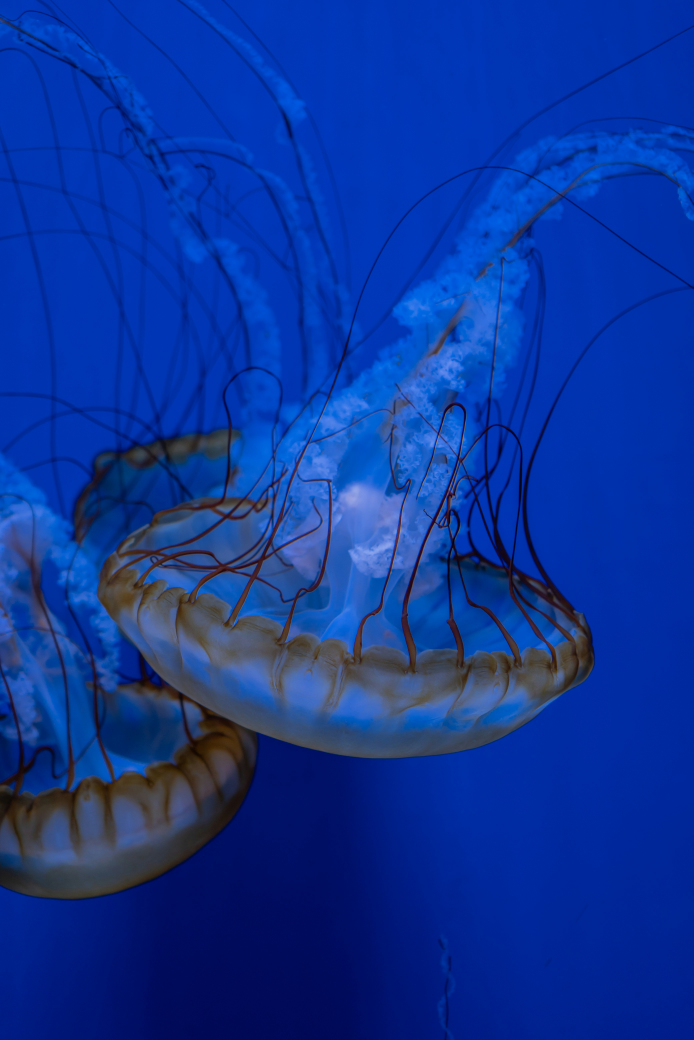
#> input picture image2.jpg, 4160 x 6240 px (shown at 1/6 size)
$ python read.py
#> lines starting #> are read from the running program, lines starting #| are printed output that depends on the picture
import cv2

#this function is used to read the image from location
img1 = cv2.imread('image2.jpg',1)
#> img1 is the input picture: shape (6240, 4160, 3); mean B, G, R 152, 52.6, 11.7
img1 = cv2.resize(img1,(1200,700))
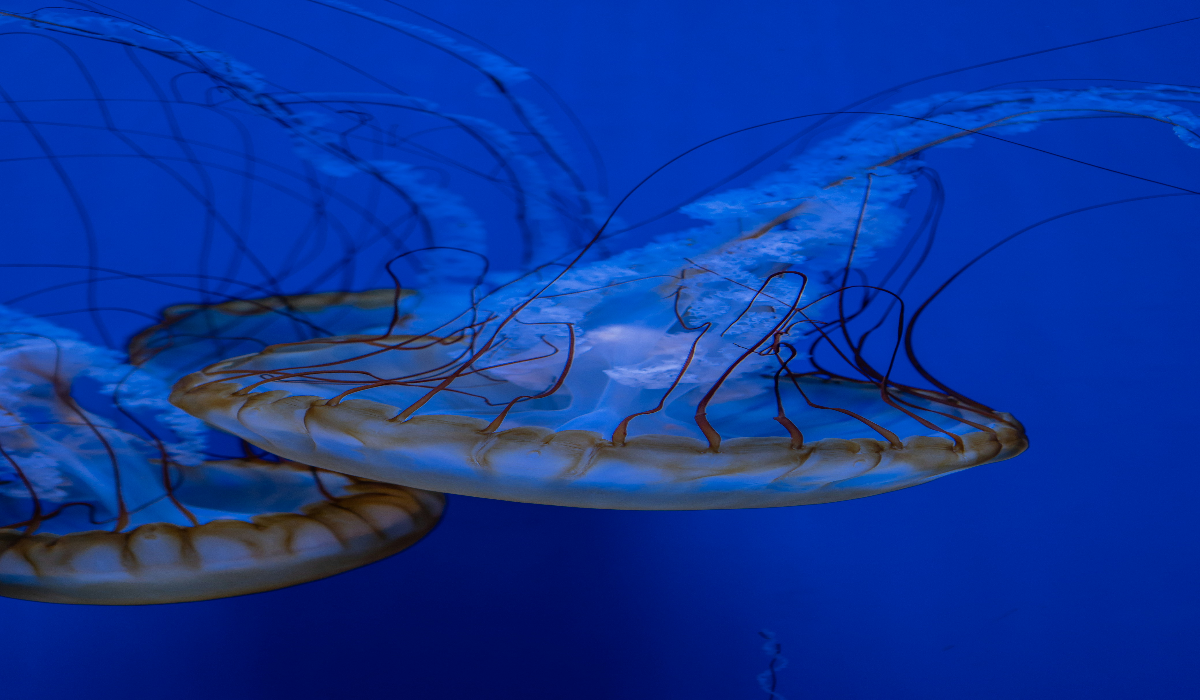
#> img1: shape (700, 1200, 3); mean B, G, R 151.9, 52.4, 11.6

cv2.imshow("read image",img1)


#grayscale, 0
img2 = cv2.imread('image2.jpg', 0)
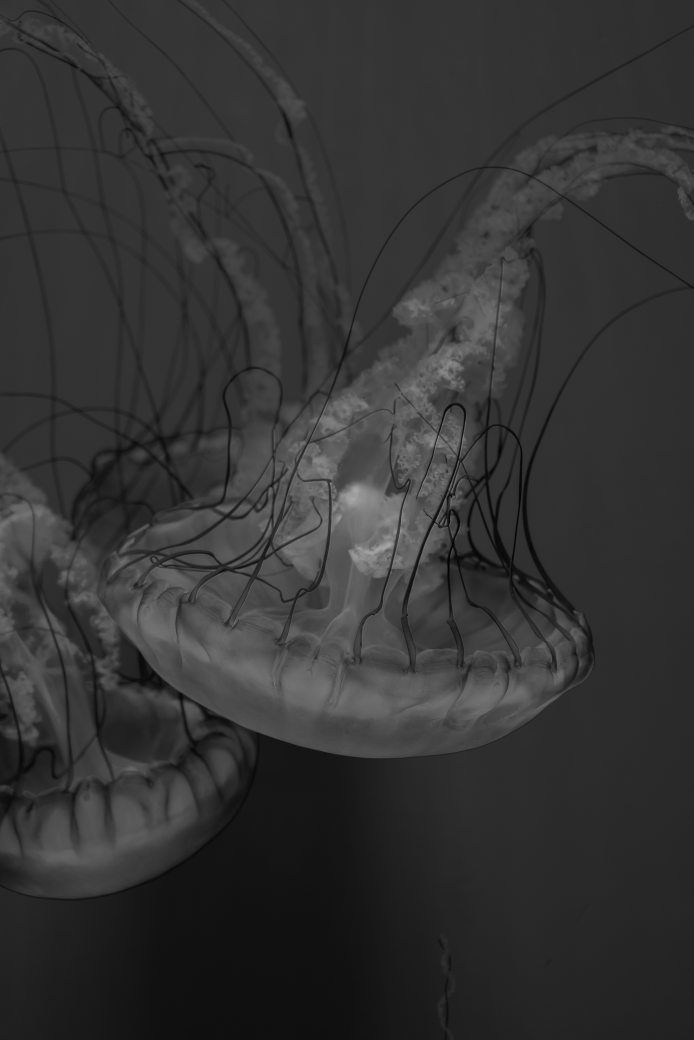
#> img2: shape (6240, 4160) (shown at 1/6 size); min 0, max 173, mean 51.4
img2 = cv2.resize(img2,(1200,700))
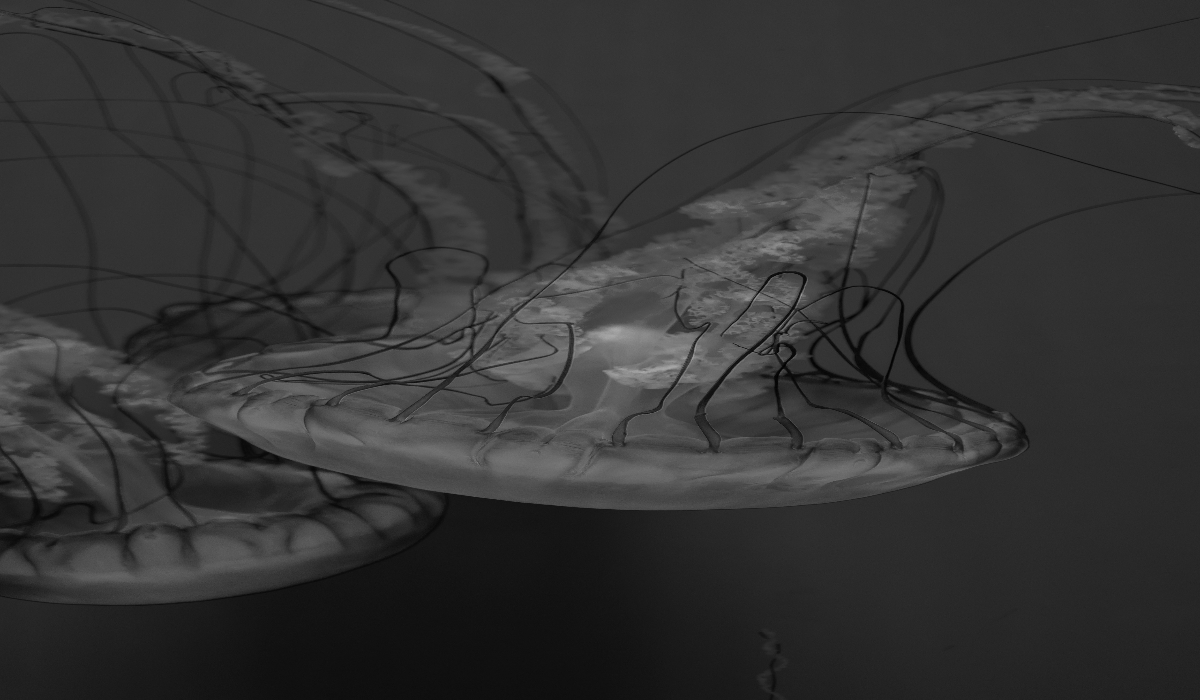
#> img2: shape (700, 1200); min 1, max 168, mean 51.3
cv2.imshow("gray image",img2)
print("gray scale image value==\n",img2)
#> (printed output is left out)


# blur , -1 in imread(image,-1)
img3 = cv2.imread('image2.jpg', -1)
img3 = cv2.resize(img3,(1200,700))
cv2.imshow("unchanged image",img3)
print("image orignal value==\n",img3)
#> (printed output is left out)


cv2.waitKey(0)
cv2.destroyAllWindows()

$ run again, with image1.jpg copied over image2.jpg
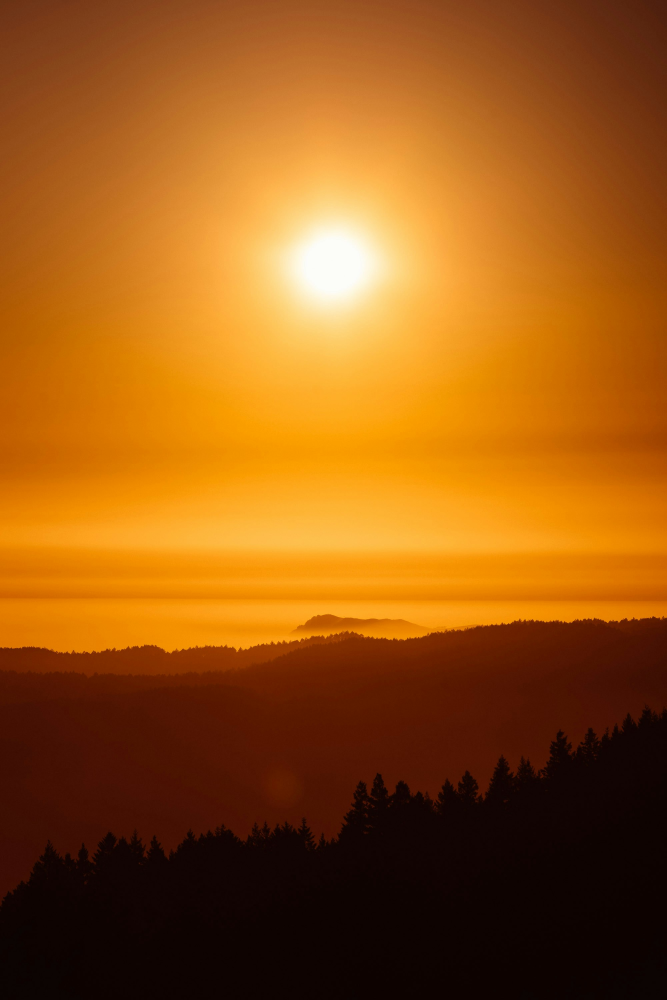
#> input picture image1.jpg, 2000 x 3000 px (shown at 1/3 size)
#> img1 is the input picture: shape (3000, 2000, 3); mean B, G, R 20, 86.9, 151.7
#> `img1 = cv2.resize(img1,(1200,700))`:
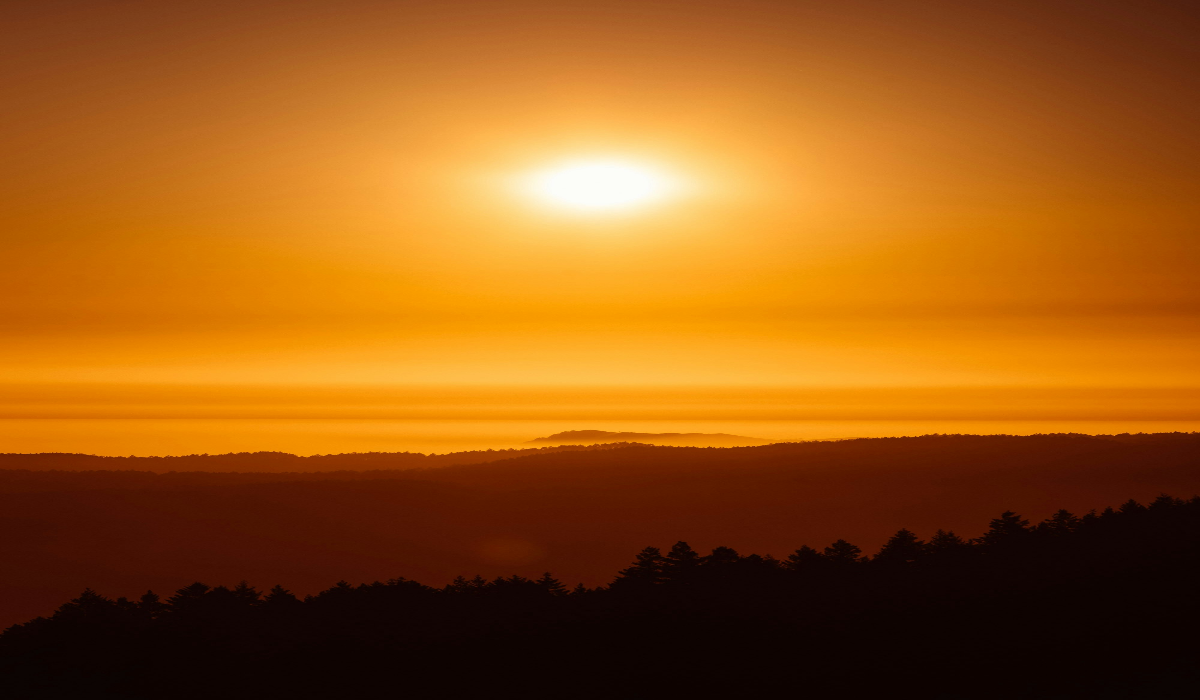
#> img1: shape (700, 1200, 3); mean B, G, R 20, 86.8, 151.6
#> `img2 = cv2.resize(img2,(1200,700))`:
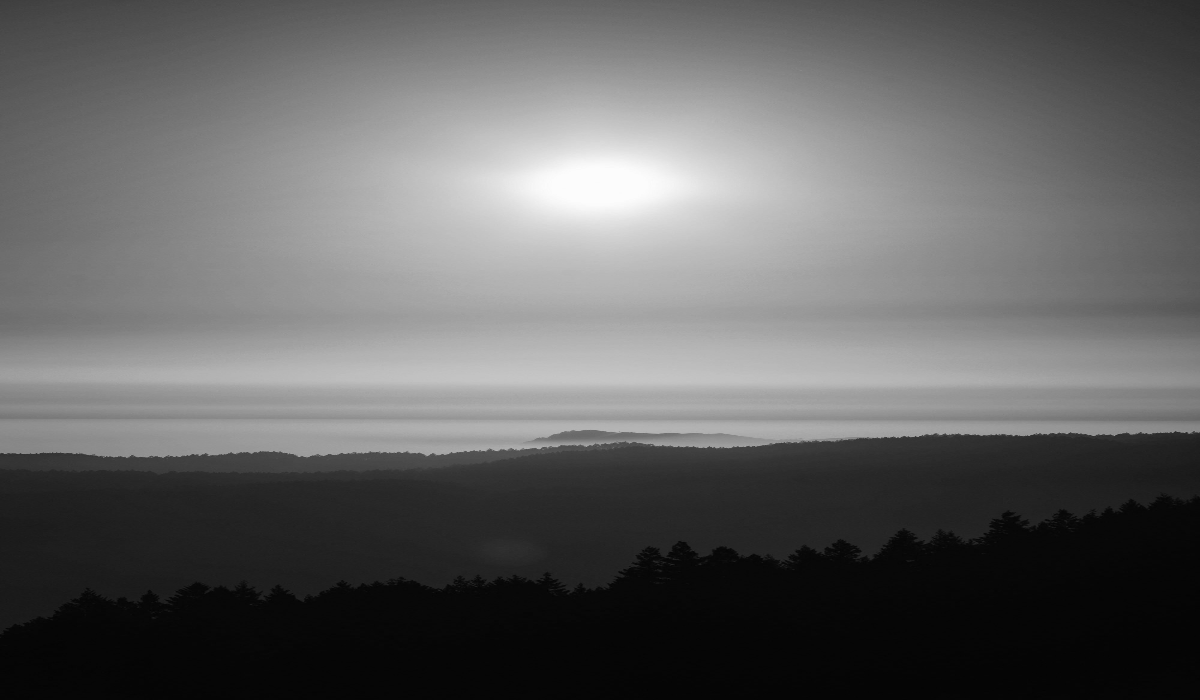
#> img2: shape (700, 1200); min 3, max 252, mean 98.5
#> (printed output is left out)
#> (printed output is left out)
